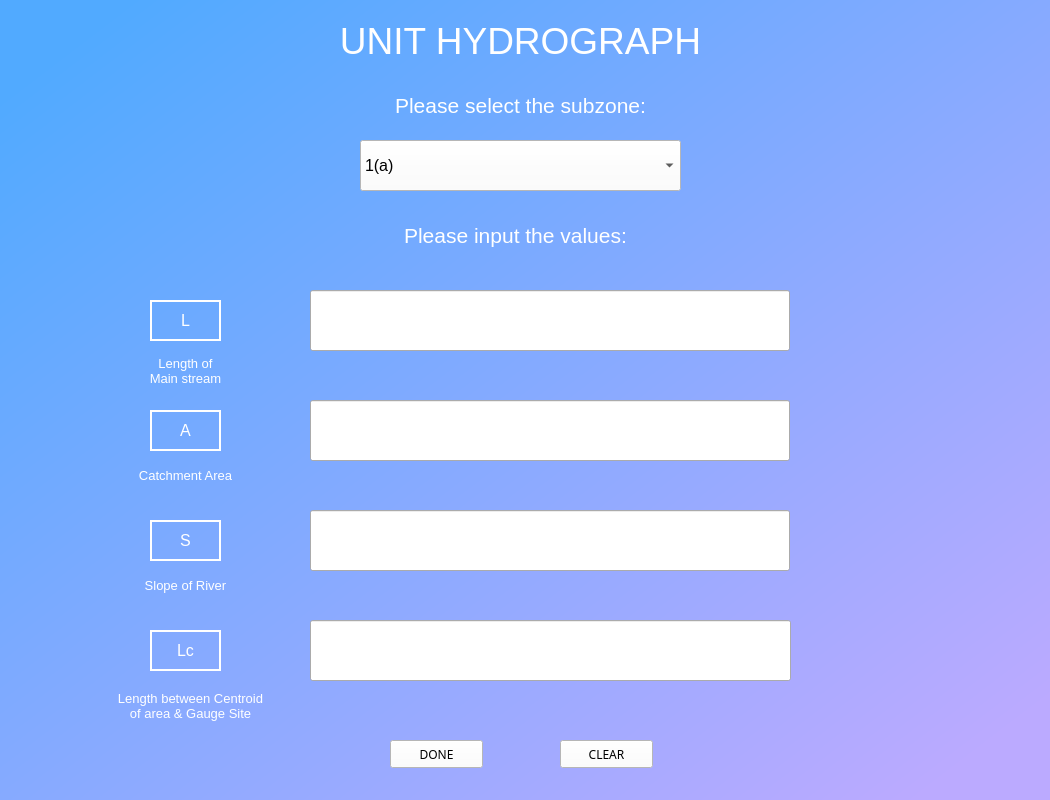
<?xml version="1.0" encoding="UTF-8"?>
<ui version="4.0">
 <class>MainWindow</class>
 <widget class="QMainWindow" name="MainWindow">
  <property name="geometry">
   <rect>
    <x>0</x>
    <y>0</y>
    <width>1050</width>
    <height>800</height>
   </rect>
  </property>
  <property name="windowTitle">
   <string>MainWindow</string>
  </property>
  <widget class="QWidget" name="centralwidget">
   <widget class="QWidget" name="background_widget" native="true">
    <property name="geometry">
     <rect>
      <x>0</x>
      <y>0</y>
      <width>1050</width>
      <height>800</height>
     </rect>
    </property>
    <property name="mouseTracking">
     <bool>false</bool>
    </property>
    <property name="autoFillBackground">
     <bool>false</bool>
    </property>
    <property name="styleSheet">
     <string notr="true">QWidget#background_widget{
background-color: qlineargradient(spread:pad, x1:0.063, y1:0.0625, x2:0.938, y2:0.931818, stop:0 rgba(81, 170, 255, 255), stop:1 rgba(187, 170, 255, 255));}</string>
    </property>
    <widget class="QLabel" name="UH_label">
     <property name="geometry">
      <rect>
       <x>20</x>
       <y>10</y>
       <width>1001</width>
       <height>61</height>
      </rect>
     </property>
     <property name="maximumSize">
      <size>
       <width>16777215</width>
       <height>61</height>
      </size>
     </property>
     <property name="font">
      <font>
       <family>MS Shell Dlg 2</family>
       <pointsize>28</pointsize>
       <weight>50</weight>
       <italic>false</italic>
       <bold>false</bold>
      </font>
     </property>
     <property name="styleSheet">
      <string notr="true">font: 28pt &quot;MS Shell Dlg 2&quot;; color:rgb(255, 255, 255);</string>
     </property>
     <property name="text">
      <string>UNIT HYDROGRAPH</string>
     </property>
     <property name="textFormat">
      <enum>Qt::AutoText</enum>
     </property>
     <property name="alignment">
      <set>Qt::AlignCenter</set>
     </property>
    </widget>
    <widget class="QPushButton" name="done_button">
     <property name="geometry">
      <rect>
       <x>390</x>
       <y>740</y>
       <width>93</width>
       <height>28</height>
      </rect>
     </property>
     <property name="font">
      <font>
       <family>Copperplate Gothic Bold</family>
       <pointsize>9</pointsize>
       <weight>50</weight>
       <bold>false</bold>
      </font>
     </property>
     <property name="mouseTracking">
      <bool>true</bool>
     </property>
     <property name="styleSheet">
      <string notr="true">background-color: rgb(255, 255, 255);</string>
     </property>
     <property name="text">
      <string>DONE</string>
     </property>
    </widget>
    <widget class="QLabel" name="input_label">
     <property name="geometry">
      <rect>
       <x>50</x>
       <y>210</y>
       <width>931</width>
       <height>51</height>
      </rect>
     </property>
     <property name="font">
      <font>
       <pointsize>16</pointsize>
      </font>
     </property>
     <property name="styleSheet">
      <string notr="true">color:rgb(255, 255, 255)</string>
     </property>
     <property name="text">
      <string>Please input the values:</string>
     </property>
     <property name="alignment">
      <set>Qt::AlignCenter</set>
     </property>
    </widget>
    <widget class="QPushButton" name="clear_button">
     <property name="geometry">
      <rect>
       <x>560</x>
       <y>740</y>
       <width>93</width>
       <height>28</height>
      </rect>
     </property>
     <property name="font">
      <font>
       <family>Copperplate Gothic Bold</family>
       <pointsize>9</pointsize>
       <weight>50</weight>
       <bold>false</bold>
      </font>
     </property>
     <property name="mouseTracking">
      <bool>true</bool>
     </property>
     <property name="styleSheet">
      <string notr="true">background-color:rgb(255, 255, 255);</string>
     </property>
     <property name="text">
      <string>CLEAR</string>
     </property>
    </widget>
    <widget class="QLabel" name="L_label">
     <property name="geometry">
      <rect>
       <x>150</x>
       <y>300</y>
       <width>71</width>
       <height>41</height>
      </rect>
     </property>
     <property name="font">
      <font>
       <pointsize>12</pointsize>
      </font>
     </property>
     <property name="styleSheet">
      <string notr="true">color: rgb(255, 255, 255);</string>
     </property>
     <property name="frameShape">
      <enum>QFrame::Box</enum>
     </property>
     <property name="frameShadow">
      <enum>QFrame::Plain</enum>
     </property>
     <property name="lineWidth">
      <number>2</number>
     </property>
     <property name="text">
      <string>L</string>
     </property>
     <property name="alignment">
      <set>Qt::AlignCenter</set>
     </property>
    </widget>
    <widget class="QLabel" name="Lc_label">
     <property name="geometry">
      <rect>
       <x>150</x>
       <y>630</y>
       <width>71</width>
       <height>41</height>
      </rect>
     </property>
     <property name="font">
      <font>
       <pointsize>12</pointsize>
      </font>
     </property>
     <property name="styleSheet">
      <string notr="true">color:rgb(255, 255, 255)</string>
     </property>
     <property name="frameShape">
      <enum>QFrame::Box</enum>
     </property>
     <property name="lineWidth">
      <number>2</number>
     </property>
     <property name="text">
      <string>Lc</string>
     </property>
     <property name="alignment">
      <set>Qt::AlignCenter</set>
     </property>
    </widget>
    <widget class="QLineEdit" name="inputL_lineEdit">
     <property name="geometry">
      <rect>
       <x>310</x>
       <y>290</y>
       <width>480</width>
       <height>61</height>
      </rect>
     </property>
     <property name="font">
      <font>
       <pointsize>12</pointsize>
      </font>
     </property>
     <property name="styleSheet">
      <string notr="true"/>
     </property>
     <property name="text">
      <string/>
     </property>
    </widget>
    <widget class="QLineEdit" name="inputLc_lineEdit">
     <property name="geometry">
      <rect>
       <x>310</x>
       <y>620</y>
       <width>481</width>
       <height>61</height>
      </rect>
     </property>
     <property name="font">
      <font>
       <pointsize>12</pointsize>
      </font>
     </property>
     <property name="styleSheet">
      <string notr="true"/>
     </property>
     <property name="text">
      <string/>
     </property>
    </widget>
    <widget class="QLineEdit" name="inputA_lineEdit">
     <property name="geometry">
      <rect>
       <x>310</x>
       <y>400</y>
       <width>480</width>
       <height>61</height>
      </rect>
     </property>
     <property name="font">
      <font>
       <pointsize>12</pointsize>
      </font>
     </property>
     <property name="styleSheet">
      <string notr="true"/>
     </property>
     <property name="text">
      <string/>
     </property>
    </widget>
    <widget class="QLabel" name="A_label">
     <property name="geometry">
      <rect>
       <x>150</x>
       <y>410</y>
       <width>71</width>
       <height>41</height>
      </rect>
     </property>
     <property name="font">
      <font>
       <pointsize>12</pointsize>
      </font>
     </property>
     <property name="styleSheet">
      <string notr="true">color: rgb(255, 255, 255);</string>
     </property>
     <property name="frameShape">
      <enum>QFrame::Box</enum>
     </property>
     <property name="frameShadow">
      <enum>QFrame::Plain</enum>
     </property>
     <property name="lineWidth">
      <number>2</number>
     </property>
     <property name="text">
      <string>A</string>
     </property>
     <property name="alignment">
      <set>Qt::AlignCenter</set>
     </property>
    </widget>
    <widget class="QLineEdit" name="inputS_lineEdit">
     <property name="geometry">
      <rect>
       <x>310</x>
       <y>510</y>
       <width>480</width>
       <height>61</height>
      </rect>
     </property>
     <property name="font">
      <font>
       <pointsize>12</pointsize>
      </font>
     </property>
     <property name="styleSheet">
      <string notr="true"/>
     </property>
     <property name="text">
      <string/>
     </property>
    </widget>
    <widget class="QLabel" name="S_label">
     <property name="geometry">
      <rect>
       <x>150</x>
       <y>520</y>
       <width>71</width>
       <height>41</height>
      </rect>
     </property>
     <property name="font">
      <font>
       <pointsize>12</pointsize>
      </font>
     </property>
     <property name="styleSheet">
      <string notr="true">color: rgb(255, 255, 255);</string>
     </property>
     <property name="frameShape">
      <enum>QFrame::Box</enum>
     </property>
     <property name="frameShadow">
      <enum>QFrame::Plain</enum>
     </property>
     <property name="lineWidth">
      <number>2</number>
     </property>
     <property name="text">
      <string>S</string>
     </property>
     <property name="alignment">
      <set>Qt::AlignCenter</set>
     </property>
    </widget>
    <widget class="QLabel" name="L_desc_label">
     <property name="geometry">
      <rect>
       <x>100</x>
       <y>350</y>
       <width>171</width>
       <height>41</height>
      </rect>
     </property>
     <property name="font">
      <font>
       <pointsize>10</pointsize>
      </font>
     </property>
     <property name="styleSheet">
      <string notr="true">color: rgb(255, 255, 255);</string>
     </property>
     <property name="frameShape">
      <enum>QFrame::NoFrame</enum>
     </property>
     <property name="lineWidth">
      <number>1</number>
     </property>
     <property name="text">
      <string>Length of 
Main stream</string>
     </property>
     <property name="alignment">
      <set>Qt::AlignCenter</set>
     </property>
    </widget>
    <widget class="QLabel" name="A_desc_label">
     <property name="geometry">
      <rect>
       <x>100</x>
       <y>460</y>
       <width>171</width>
       <height>31</height>
      </rect>
     </property>
     <property name="font">
      <font>
       <pointsize>10</pointsize>
      </font>
     </property>
     <property name="styleSheet">
      <string notr="true">color: rgb(255, 255, 255);</string>
     </property>
     <property name="frameShape">
      <enum>QFrame::NoFrame</enum>
     </property>
     <property name="lineWidth">
      <number>1</number>
     </property>
     <property name="text">
      <string>Catchment Area</string>
     </property>
     <property name="alignment">
      <set>Qt::AlignCenter</set>
     </property>
    </widget>
    <widget class="QLabel" name="S_desc_label">
     <property name="geometry">
      <rect>
       <x>100</x>
       <y>570</y>
       <width>171</width>
       <height>31</height>
      </rect>
     </property>
     <property name="font">
      <font>
       <pointsize>10</pointsize>
      </font>
     </property>
     <property name="styleSheet">
      <string notr="true">color: rgb(255, 255, 255);</string>
     </property>
     <property name="frameShape">
      <enum>QFrame::NoFrame</enum>
     </property>
     <property name="lineWidth">
      <number>1</number>
     </property>
     <property name="text">
      <string>Slope of River</string>
     </property>
     <property name="alignment">
      <set>Qt::AlignCenter</set>
     </property>
    </widget>
    <widget class="QLabel" name="Lc_desc_label">
     <property name="geometry">
      <rect>
       <x>90</x>
       <y>670</y>
       <width>201</width>
       <height>71</height>
      </rect>
     </property>
     <property name="font">
      <font>
       <pointsize>10</pointsize>
      </font>
     </property>
     <property name="styleSheet">
      <string notr="true">color: rgb(255, 255, 255);</string>
     </property>
     <property name="frameShape">
      <enum>QFrame::NoFrame</enum>
     </property>
     <property name="lineWidth">
      <number>1</number>
     </property>
     <property name="text">
      <string>Length between Centroid 
of area &amp; Gauge Site</string>
     </property>
     <property name="alignment">
      <set>Qt::AlignCenter</set>
     </property>
    </widget>
    <widget class="QLabel" name="input_label_2">
     <property name="geometry">
      <rect>
       <x>280</x>
       <y>80</y>
       <width>481</width>
       <height>51</height>
      </rect>
     </property>
     <property name="font">
      <font>
       <pointsize>16</pointsize>
      </font>
     </property>
     <property name="styleSheet">
      <string notr="true">color:rgb(255, 255, 255)</string>
     </property>
     <property name="text">
      <string>Please select the subzone:</string>
     </property>
     <property name="alignment">
      <set>Qt::AlignCenter</set>
     </property>
    </widget>
    <widget class="QComboBox" name="drop_down_combobox">
     <property name="geometry">
      <rect>
       <x>360</x>
       <y>140</y>
       <width>321</width>
       <height>51</height>
      </rect>
     </property>
     <property name="font">
      <font>
       <pointsize>12</pointsize>
      </font>
     </property>
     <property name="styleSheet">
      <string notr="true">background-color:rgb(255, 255, 255); text-align: center;</string>
     </property>
     <property name="insertPolicy">
      <enum>QComboBox::InsertAtTop</enum>
     </property>
     <item>
      <property name="text">
       <string>1(a)</string>
      </property>
     </item>
     <item>
      <property name="text">
       <string>1(b)</string>
      </property>
     </item>
     <item>
      <property name="text">
       <string>1(c)</string>
      </property>
     </item>
     <item>
      <property name="text">
       <string>1(d)</string>
      </property>
     </item>
     <item>
      <property name="text">
       <string>1(e)</string>
      </property>
     </item>
     <item>
      <property name="text">
       <string>1(f)</string>
      </property>
     </item>
     <item>
      <property name="text">
       <string>1(g) Hilly</string>
      </property>
     </item>
     <item>
      <property name="text">
       <string>1(g) Plain</string>
      </property>
     </item>
     <item>
      <property name="text">
       <string>2(a)</string>
      </property>
     </item>
     <item>
      <property name="text">
       <string>2(b)</string>
      </property>
     </item>
     <item>
      <property name="text">
       <string>3(a)</string>
      </property>
     </item>
     <item>
      <property name="text">
       <string>3(b)</string>
      </property>
     </item>
     <item>
      <property name="text">
       <string>3(c)</string>
      </property>
     </item>
     <item>
      <property name="text">
       <string>3(d)</string>
      </property>
     </item>
     <item>
      <property name="text">
       <string>3(e)</string>
      </property>
     </item>
     <item>
      <property name="text">
       <string>3(f)</string>
      </property>
     </item>
     <item>
      <property name="text">
       <string>3(g)</string>
      </property>
     </item>
     <item>
      <property name="text">
       <string>3(h)</string>
      </property>
     </item>
     <item>
      <property name="text">
       <string>3(i)</string>
      </property>
     </item>
     <item>
      <property name="text">
       <string>4(a), (b) &amp; (c)</string>
      </property>
     </item>
     <item>
      <property name="text">
       <string>5(a) &amp; 5(b)</string>
      </property>
     </item>
     <item>
      <property name="text">
       <string>7</string>
      </property>
     </item>
    </widget>
    <widget class="QLabel" name="label">
     <property name="geometry">
      <rect>
       <x>800</x>
       <y>70</y>
       <width>261</width>
       <height>231</height>
      </rect>
     </property>
     <property name="text">
      <string/>
     </property>
     <property name="pixmap">
      <pixmap>logo.png</pixmap>
     </property>
    </widget>
    <widget class="QLabel" name="label_2">
     <property name="geometry">
      <rect>
       <x>10</x>
       <y>80</y>
       <width>341</width>
       <height>181</height>
      </rect>
     </property>
     <property name="text">
      <string/>
     </property>
     <property name="pixmap">
      <pixmap>emblem.png</pixmap>
     </property>
    </widget>
   </widget>
  </widget>
 </widget>
 <resources/>
 <connections/>
</ui>
